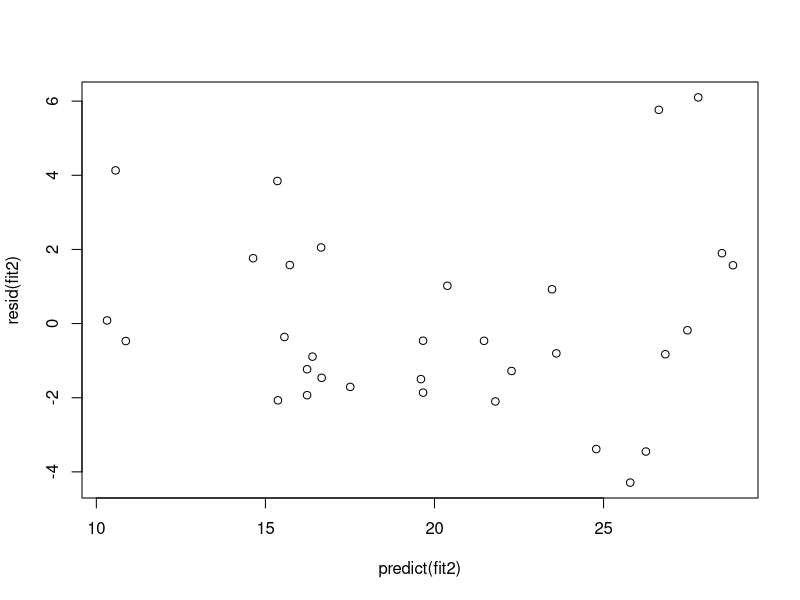

This figure's R source:
## ---- chunk 1
knitr::opts_chunk$set(echo = TRUE)
## ---- chunk 2
library(datasets)
data(mtcars)
cor(mtcars, mtcars$mpg)[-1,]
## ---- chunk 3
summary(aov(mpg ~ ., data=mtcars))
## ---- chunk 4
fit1 <- lm(mtcars$mpg ~ cyl + disp + wt, data=subset(mtcars, select=c(mpg, cyl, disp, wt)))
summary(fit1)$coefficients
## ---- chunk 5
fit2 <- lm(mtcars$mpg ~ cyl + wt, data=subset(mtcars, select=c(mpg, cyl, wt)))
summary(fit2)$coefficients
## ---- chunk 6
plot(resid(fit2) ~ predict(fit2))
## ---- chunk 7
summary(mtcars)
